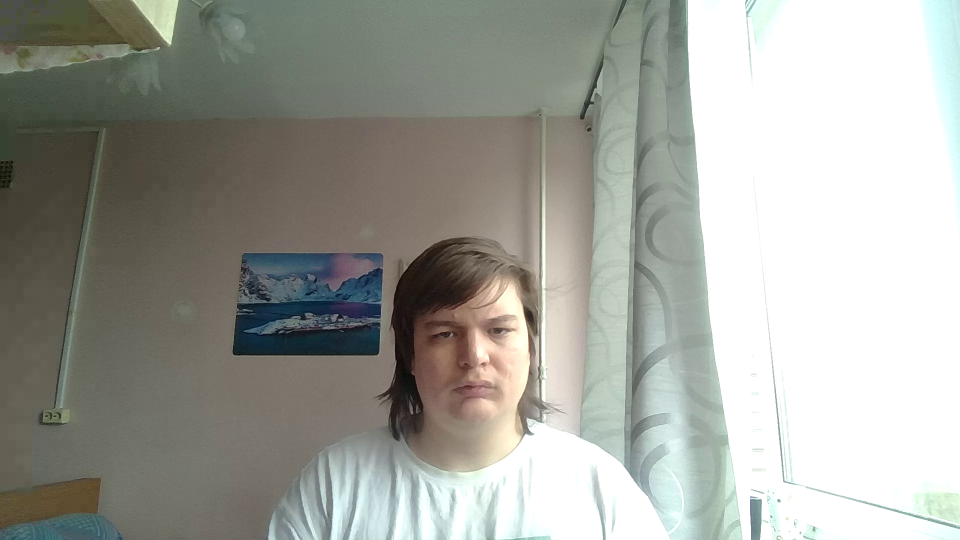
#> input picture frame 7 of Practice/2026/СРОД_1/Р4122 - Хакимов Илья, Дубейко Полина/data/video/man/2/conditioner/свайп_лицо.webm, 1920 x 1080 px (shown at 1/2 size)
$ python extract_features.py
#> lines starting #> are read from the running program, lines starting #| are printed output that depends on the picture
# скрипт чтобы вытащить из видео и аудио данные: python extract_features.py --audio_dir /path/to/audio --video_dir /path/to/video --output_dir ./data

import argparse
import os
import glob
import re
import json
import numpy as np
import pandas as pd
import librosa
import cv2
from pathlib import Path


def decode_unicode_filename(filename):
    def replace_unicode(match):
        code = match.group(1)
        return chr(int(code, 16))
    return re.sub(r'#U([0-9A-Fa-f]{4})', replace_unicode, filename)


def extract_audio_features(audio_dir):
#> called with audio_dir = 'data/audio'
    ogg_files = sorted(glob.glob(os.path.join(audio_dir, '**/*.ogg'), recursive=True))
    features = []

    for filepath in ogg_files:
        try:
            y, sr = librosa.load(filepath, sr=None)
            duration = float(librosa.get_duration(y=y, sr=sr))
            mfcc = librosa.feature.mfcc(y=y, sr=sr, n_mfcc=13)
            mfcc_mean = float(np.mean(mfcc))
            zcr = float(np.mean(librosa.feature.zero_crossing_rate(y)))
            spec_cent = float(np.mean(librosa.feature.spectral_centroid(y=y, sr=sr)))

            rel_path = os.path.relpath(filepath, audio_dir)
            parts = rel_path.split('/')
            speaker = parts[0]
            speaker_id = parts[1]
            device = parts[2]
            cmd_filename = decode_unicode_filename(os.path.basename(filepath))
            command_file = cmd_filename.replace('.ogg', '')

            features.append({
                'file_path': f"audio/{speaker}/{speaker_id}/{device}/{command_file}.ogg",
                'speaker': speaker,
                'speaker_id': int(speaker_id),
                'gender': 'male' if speaker == 'man' else 'female',
                'device': device,
                'command_file': command_file,
                'duration_sec': round(duration, 3),
                'sample_rate': sr,
                'mfcc_mean': round(mfcc_mean, 2),
                'zero_crossing_rate': round(zcr, 4),
                'spectral_centroid': round(spec_cent, 2),
            })
        except Exception as e:
            print(f"ошибка при обработке аудио {filepath}: {e}")

    return features


def extract_video_features(video_dir):
#> called with video_dir = 'data/video'
    webm_files = sorted(glob.glob(os.path.join(video_dir, '**/*.webm'), recursive=True))
    features = []

    for filepath in webm_files:
        try:
            cap = cv2.VideoCapture(filepath)
            fps = cap.get(cv2.CAP_PROP_FPS)
            frame_count = int(cap.get(cv2.CAP_PROP_FRAME_COUNT))
            width = int(cap.get(cv2.CAP_PROP_FRAME_WIDTH))
            height = int(cap.get(cv2.CAP_PROP_FRAME_HEIGHT))
            duration = round(frame_count / fps, 2) if fps > 0 else 0

            rel_path = os.path.relpath(filepath, video_dir)
            parts = rel_path.split('/')
            speaker = parts[0]
            speaker_id = parts[1]
            device = parts[2]

            decoded_basename = decode_unicode_filename(os.path.basename(filepath))
            basename_no_ext = decoded_basename.replace('.webm', '')
            gesture_type, camera_angle = basename_no_ext.split('_')

            frames = []
            prev_gray = None
            gesture_start = None
            gesture_end = None
            gesture_active = False
            frame_idx = 0

            while True:
                ret, frame = cap.read()
#> frame is the input picture: shape (1080, 1920, 3); mean B, G, R 154.6, 161.6, 160.2
                if not ret:
                    break

                timestamp = round(frame_idx / fps, 3) if fps > 0 else 0
                gray = cv2.cvtColor(frame, cv2.COLOR_BGR2GRAY)
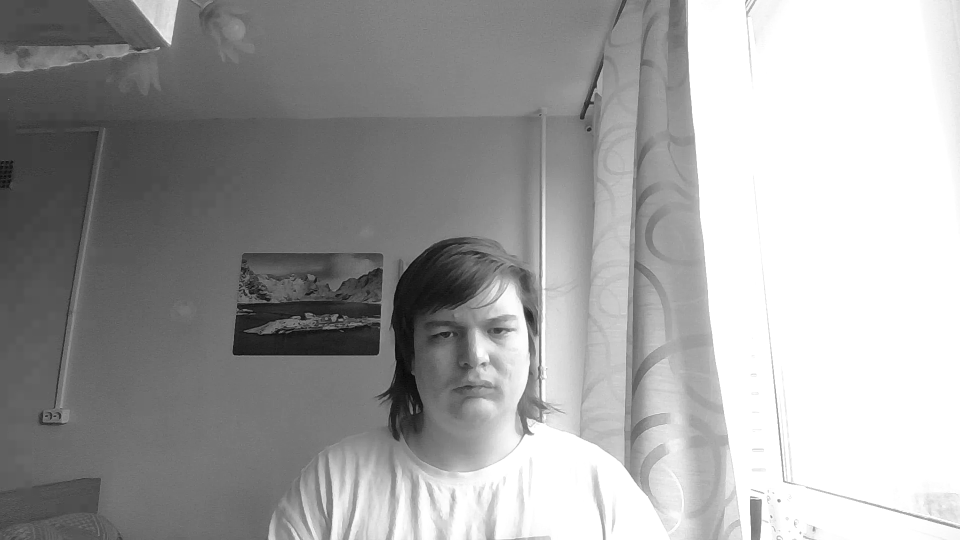
#> gray: shape (1080, 1920) (shown at 1/2 size); min 0, max 255, mean 160.3

                if prev_gray is not None:
                    diff = cv2.absdiff(gray, prev_gray)
                    motion_score = float(np.mean(diff))
                    is_active = motion_score > 5.0

                    if is_active:
                        _, thresh = cv2.threshold(diff, 25, 255, cv2.THRESH_BINARY)
                        contours, _ = cv2.findContours(thresh, cv2.RETR_EXTERNAL, cv2.CHAIN_APPROX_SIMPLE)
                        if contours:
                            all_points = np.vstack([cnt for cnt in contours if cv2.contourArea(cnt) > 100])
                            if len(all_points) > 0:
                                x, y, w, h = cv2.boundingRect(all_points)
                                x = max(0, min(x, width - 1))
                                y = max(0, min(y, height - 1))
                                w = min(w, width - x)
                                h = min(h, height - y)
                                confidence = min(0.99, 0.7 + motion_score / 200)
                            else:
                                x, y, w, h = 0, 0, 0, 0
                                confidence = 0.0
                        else:
                            x, y, w, h = 0, 0, 0, 0
                            confidence = 0.0
                    else:
                        x, y, w, h = 0, 0, 0, 0
                        confidence = 0.0

                    if is_active and not gesture_active:
                        gesture_start = timestamp
                    if is_active:
                        gesture_end = timestamp
                    gesture_active = is_active

                    frames.append({
                        'frame_id': frame_idx,
                        'timestamp': timestamp,
                        'gesture_active': is_active,
                        'bbox': {'x': int(x), 'y': int(y), 'width': int(w), 'height': int(h)},
                        'confidence': round(confidence, 3),
                        'keypoints': []
                    })
                else:
                    frames.append({
                        'frame_id': frame_idx,
                        'timestamp': timestamp,
                        'gesture_active': False,
                        'bbox': {'x': 0, 'y': 0, 'width': 0, 'height': 0},
                        'confidence': 0.0,
                        'keypoints': []
                    })

                prev_gray = gray
                frame_idx += 1

            cap.release()

            features.append({
                'file_path': f"video/{speaker}/{speaker_id}/{device}/{basename_no_ext}.webm",
                'speaker': speaker,
                'speaker_id': int(speaker_id),
                'device': device,
                'gesture_type': gesture_type,
                'camera_angle': camera_angle,
                'duration_sec': duration,
                'fps': round(fps, 1),
                'frame_count': frame_count,
                'resolution': {'width': width, 'height': height},
                'gesture_start_sec': round(gesture_start, 2) if gesture_start else 0,
                'gesture_end_sec': round(gesture_end, 2) if gesture_end else duration,
                'frames': frames,
            })

        except Exception as e:
            print(f"ошибка при обработке видео {filepath}: {e}")

    return features


def main():
    parser = argparse.ArgumentParser(description='извелкаем признаки из аудио/видео')
    parser.add_argument('--audio_dir', default='data/audio', help='путь к аудио')
    parser.add_argument('--video_dir', default='data/video', help='путь к видео')
    parser.add_argument('--output_dir', default='data', help='выходная пдиректория')
    args = parser.parse_args()

    os.makedirs(args.output_dir, exist_ok=True)

    print("шаг 1 - извлекаем аудио фичи с помощью librosa...")
    audio_features = extract_audio_features(args.audio_dir)
    print(f"всего {len(audio_features)} аудио")

    audio_df = pd.DataFrame(audio_features)
    audio_path = os.path.join(args.output_dir, 'audio_features_real.csv')
    audio_df.to_csv(audio_path, index=False, encoding='utf-8')
    print(f"сохранено {audio_path}")

    print("шаг 2 - извлекаем видео фичи с помощью ffmpeg...")
    video_features = extract_video_features(args.video_dir)
    print(f"всего {len(video_features)} video files")

    video_path = os.path.join(args.output_dir, 'video_features_real.json')
    with open(video_path, 'w', encoding='utf-8') as f:
        json.dump(video_features, f, ensure_ascii=False, indent=2)
    print(f"сохранено {video_path}")


if __name__ == '__main__':
    main()

$ run again, starting later in the video
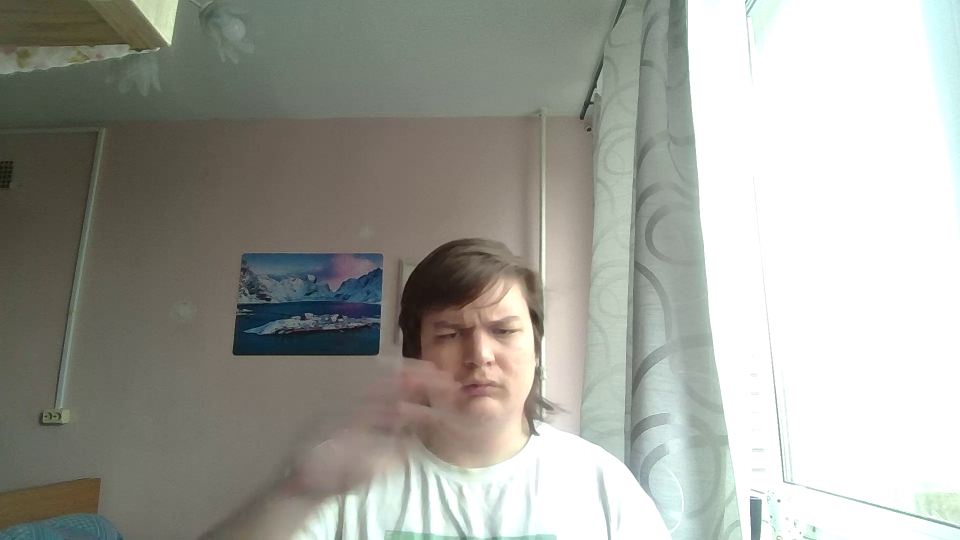
#> input picture frame 32 of Practice/2026/СРОД_1/Р4122 - Хакимов Илья, Дубейко Полина/data/video/man/2/conditioner/свайп_лицо.webm, 1920 x 1080 px (shown at 1/2 size)
#> in extract_video_features, frame is the input picture: shape (1080, 1920, 3); mean B, G, R 154.4, 161.8, 160.8
#> in extract_video_features, `gray = cv2.cvtColor(frame, cv2.COLOR_BGR2GRAY)`:
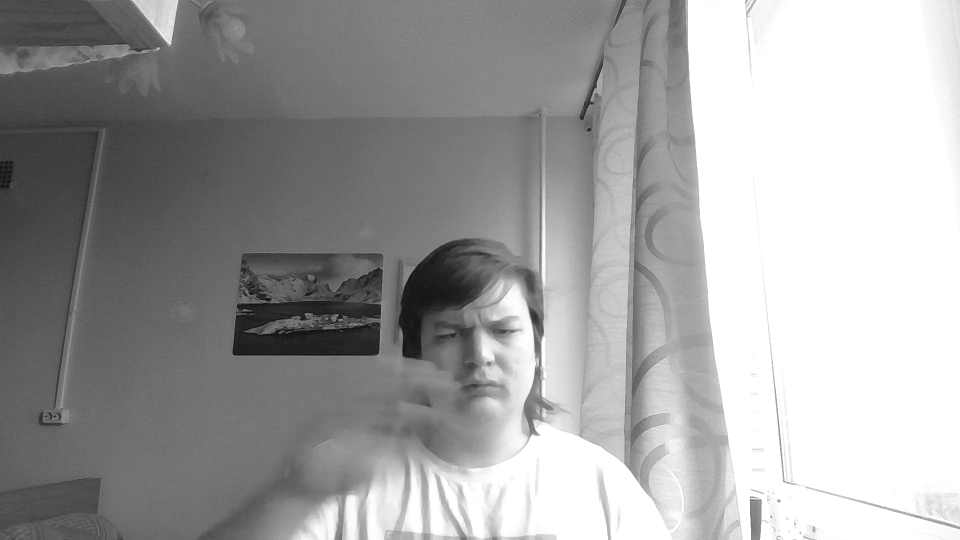
#> gray: shape (1080, 1920) (shown at 1/2 size); min 0, max 255, mean 160.6

$ run again, starting later in the video
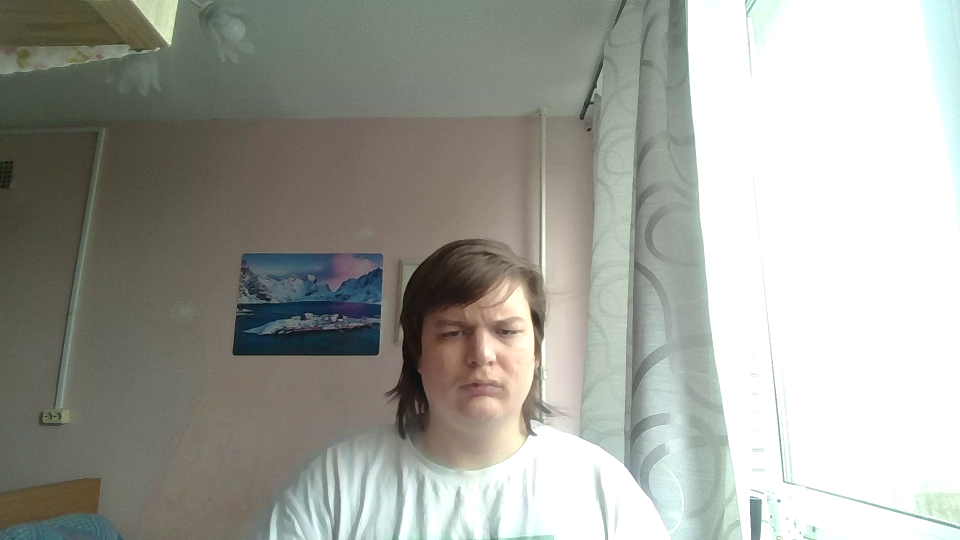
#> input picture frame 57 of Practice/2026/СРОД_1/Р4122 - Хакимов Илья, Дубейко Полина/data/video/man/2/conditioner/свайп_лицо.webm, 1920 x 1080 px (shown at 1/2 size)
#> in extract_video_features, frame is the input picture: shape (1080, 1920, 3); mean B, G, R 154.4, 161.7, 160.3
#> in extract_video_features, `gray = cv2.cvtColor(frame, cv2.COLOR_BGR2GRAY)`:
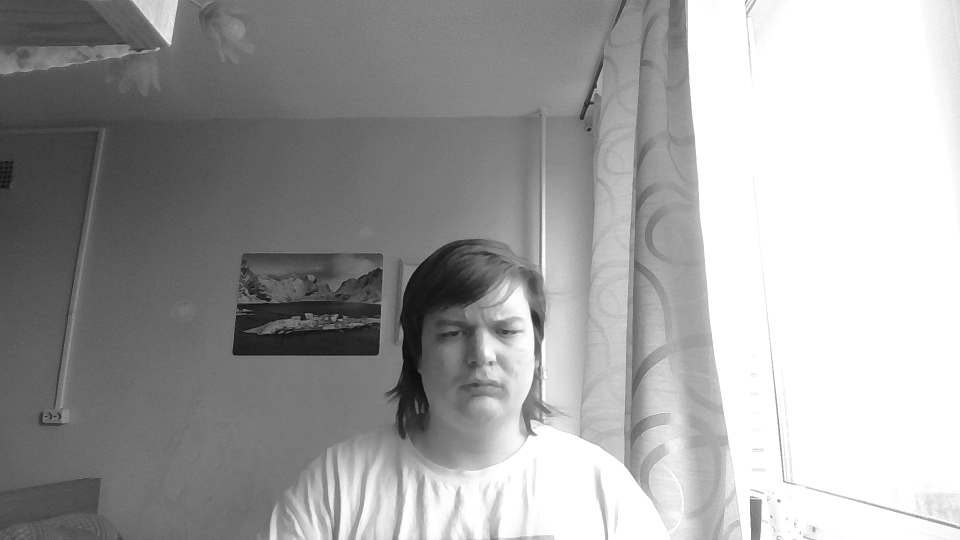
#> gray: shape (1080, 1920) (shown at 1/2 size); min 1, max 255, mean 160.4
